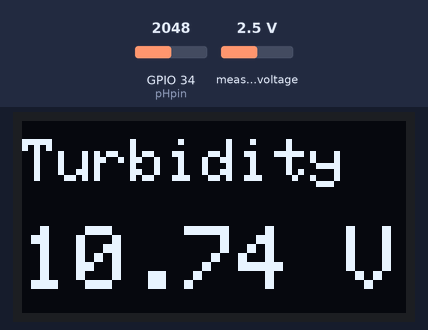
Bench run of a sketch on a simulated ESP32. On the bench: 128×64 one-colour display. Inputs (shaded band) come from the test bench; at power-on: GPIO 34 (pHpin) = 2048, measured voltage 2.5 V. WiFi joins after 1.5 s; servers stay silent unless stated; the display library's start-up logo is not drawn; uploads are accepted with an empty reply; what the sketch prints to the serial monitor is not drawn.

Above: at 6.0 s.
At 11.0 s:
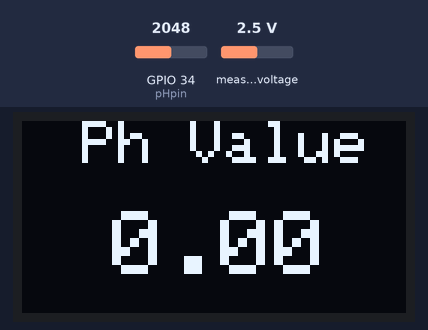
At 36.6 s:
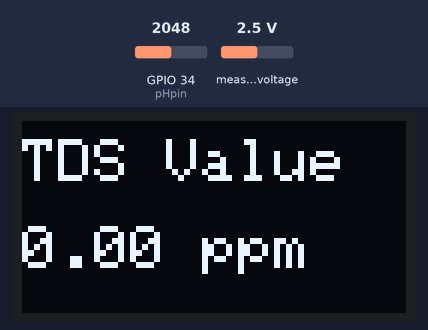

The sketch:

capstone_esp.ino
```cpp
#include <WiFi.h>
#include <WiFiClient.h>
#include <HTTPClient.h>
#include <Wire.h>
#include <Adafruit_ADS1X15.h>
#include <SPI.h>
#include <Adafruit_GFX.h>
#include <Adafruit_SSD1306.h>

#define SCREEN_WIDTH 128 // OLED display width, in pixels
#define SCREEN_HEIGHT 64 // OLED display height, in pixels

// Declaration for an SSD1306 display connected to I2C (SDA, SCL pins)
#define OLED_RESET     -1 // Reset pin # (or -1 if sharing Arduino reset pin)
Adafruit_SSD1306 display(SCREEN_WIDTH, SCREEN_HEIGHT, &Wire, OLED_RESET);

Adafruit_ADS1115 ads; //ADS1115 initialization

//PH
#define pHpin     34
float calibration_value = 20.24 - 0.7; //21.34 - 0.7
int phval = 0;
unsigned long int avgval;
int buffer_arr[10],temp;

float ph_act;
float ph;


//TDS
#define TdsSensorPin 35
#define VREF 3.3              // analog reference voltage(Volt) of the ADC
#define SCOUNT  30            // sum of sample point

int analogBuffer[SCOUNT];     // store the analog value in the array, read from ADC
int analogBufferTemp[SCOUNT];
int analogBufferIndex = 0;
int copyIndex = 0;

float averageVoltage = 0;
float tdsValue = 0;
float temperature = 25;       // current temperature for compensation

// median filtering algorithm
int getMedianNum(int bArray[], int iFilterLen){
  int bTab[iFilterLen];
  for (byte i = 0; i<iFilterLen; i++)
  bTab[i] = bArray[i];
  int i, j, bTemp;
  for (j = 0; j < iFilterLen - 1; j++) {
    for (i = 0; i < iFilterLen - j - 1; i++) {
      if (bTab[i] > bTab[i + 1]) {
        bTemp = bTab[i];
        bTab[i] = bTab[i + 1];
        bTab[i + 1] = bTemp;
      }
    }
  }
  if ((iFilterLen & 1) > 0){
    bTemp = bTab[(iFilterLen - 1) / 2];
  }
  else {
    bTemp = (bTab[iFilterLen / 2] + bTab[iFilterLen / 2 - 1]) / 2;
  }
  return bTemp;
}


const char* ssid     = "Kavini";
const char* password = "Shiku@2018";
const char* host = "192.168.43.99";


void setup(void)
{

  Serial.begin(115200);

//WiFi
   Serial.println();
   Serial.print("Connecting to ");
   Serial.println(ssid);

   WiFi.begin(ssid, password);

    while (WiFi.status() != WL_CONNECTED) {
        delay(500);
        Serial.print(".");
    }

    Serial.println("");
    Serial.println("WiFi connected");
    Serial.println("IP address: ");
    Serial.println(WiFi.localIP());


  pinMode(TdsSensorPin,INPUT); //TDS
  ads.setGain(GAIN_TWOTHIRDS); //ADC resolution
  ads.begin();

      if(!display.begin(SSD1306_SWITCHCAPVCC, 0x3C)) {
    Serial.println(F("SSD1306 allocation failed"));
    for(;;); // Don't proceed, loop forever
  }
  display.display();
  delay(50);
 display.clearDisplay();
}

void loop(void)
{
  int16_t adc0;

  adc0 = ads.readADC_SingleEnded(0);


  //Serial.print("AIN0: "); Serial.println(adc0);
  float voltage = adc0* (3.3 /4096);


//PH
    for(int i=0;i<10;i++)
 {
 buffer_arr[i]=analogRead(pHpin);
 delay(30);
 }
 for(int i=0;i<9;i++)
 {
 for(int j=i+1;j<10;j++)
 {
 if(buffer_arr[i]>buffer_arr[j])
 {
 temp=buffer_arr[i];
 buffer_arr[i]=buffer_arr[j];
 buffer_arr[j]=temp;
 }
 }
 }
 avgval=0;
 for(int i=2;i<8;i++)
 avgval+=buffer_arr[i];
 float volt=(float)avgval*3.3/4095.0/6;
 //Serial.print("Voltage: ");
 //Serial.println(volt);
  ph_act = -5.70 * volt + calibration_value;

  if (ph_act >=12.80 && ph_act <=13.40){ //water
  ph= map (ph_act,12.80,13.40,6,7);
 }

  if (ph_act >=12.53 && ph_act <=13.25){ //milk
  ph=map (ph_act,13.21,14,9,10);
 }

  if (ph_act >=14.94 && ph_act <=15.90){//orange juice
  ph=map (ph_act,14.94,15.90,3,4);
 }


  //TDS
  static unsigned long analogSampleTimepoint = millis();
  if(millis()-analogSampleTimepoint > 40U){     //every 40 milliseconds,read the analog value from the ADC
    analogSampleTimepoint = millis();
    analogBuffer[analogBufferIndex] = analogRead(TdsSensorPin);    //read the analog value and store into the buffer
    analogBufferIndex++;
    if(analogBufferIndex == SCOUNT){
      analogBufferIndex = 0;
    }
  }

  static unsigned long printTimepoint = millis();
  if(millis()-printTimepoint > 800U){
    printTimepoint = millis();
    for(copyIndex=0; copyIndex<SCOUNT; copyIndex++){
      analogBufferTemp[copyIndex] = analogBuffer[copyIndex];

      // read the analog value more stable by the median filtering algorithm, and convert to voltage value
      averageVoltage = getMedianNum(analogBufferTemp,SCOUNT) * (float)VREF / 4096.0;

      //temperature compensation formula: fFinalResult(25^C) = fFinalResult(current)/(1.0+0.02*(fTP-25.0));
      float compensationCoefficient = 1.0+0.02*(temperature-25.0);
      //temperature compensation
      float compensationVoltage=averageVoltage/compensationCoefficient;

      //convert voltage value to tds value
      tdsValue=(133.42*compensationVoltage*compensationVoltage*compensationVoltage - 255.86*compensationVoltage*compensationVoltage + 857.39*compensationVoltage)*0.5;

      //Serial.print("voltage:");
      //Serial.print(averageVoltage,2);
      //Serial.print("V   ");

    }
  }

Serial.print("Turbidity: ");
  Serial.println(voltage);
  delay(4000);

  display.setTextColor(WHITE);
  display.setCursor(0,6);
  display.setTextSize(2);
  display.println("Turbidity");
  display.setTextSize(3);
  display.setCursor(0,35);
  display.print(voltage);
  display.print(" V");
  display.display();
  delay(5000);
  display.clearDisplay();


  Serial.print("pH Value: ");
 Serial.println(ph);
 //delay(4000);

  //display.clearDisplay();
   display.setTextColor(WHITE);
   display.setCursor(0,6);
  display.setTextSize(2);
  display.setCursor(20,0);
  display.println("Ph Value");
  display.setTextSize(3);
  display.setCursor(30,30);
  display.print(ph);
  display.display();
  delay(5000);
  display.clearDisplay();


      Serial.print("TDS Value:");
      Serial.print(tdsValue,0);
      Serial.println("ppm");
      //delay(4000);

      display.setTextColor(WHITE);
      display.setCursor(0,6);
      display.setTextSize(2);
      display.println("TDS Value");
      display.setTextSize(2);
      display.setCursor(0,35);
      display.print(tdsValue);
      display.print(" ppm");
      display.display();
      delay(5000);
      display.clearDisplay();
      delay(1000);


//WiFi begins
    Serial.print("connecting to ");
    Serial.println(host);

    // Use WiFiClient class to create TCP connections
    WiFiClient client;
    HTTPClient https;


 String con= String("http://192.168.43.99/capstone/connect.php?") +
                   ("TDS=") + tdsValue + ("&pH=") + ph + ("&Turbidity=") + voltage;
 Serial.println(con);
https.begin(client,con);
int statusCode=https.GET();
if (statusCode>0){
  String result=https.getString();
  Serial.println(result);
  }
  else{
   Serial.println("error detected");
    }


/*
    const int httpPort = 80;
    if (!client.connect(host, httpPort)) {
        Serial.println("connection failed");
        return;


     client.print(String("GET http://192.168.103.235/capstone/connect.php?") +
                          ("TDS=") + tdsValue + ("&pH=") + ph + ("&Turbidity=") + voltage +
                          " HTTP/1.1\r\n" +
                 "Host: " + host + "\r\n" +
                 "Connection; close\r\n\r\n");

    unsigned long timeout = millis();
    while (client.available() == 0) {
        if (millis() - timeout > 1000) {
            Serial.println(">>> Client Timeout !");
            client.stop();
            return;
        }
    }

    // Read all the lines of the reply from server and print them to Serial
    while(client.available()) {
        String line = client.readStringUntil('\r');
        Serial.print(line);

    }

    Serial.println();
    Serial.println("closing connection");

    }*/

}
```

Measured:
- what the display in image 0 shows lasts 5.1 s, from 5.9 s to 11.0 s
